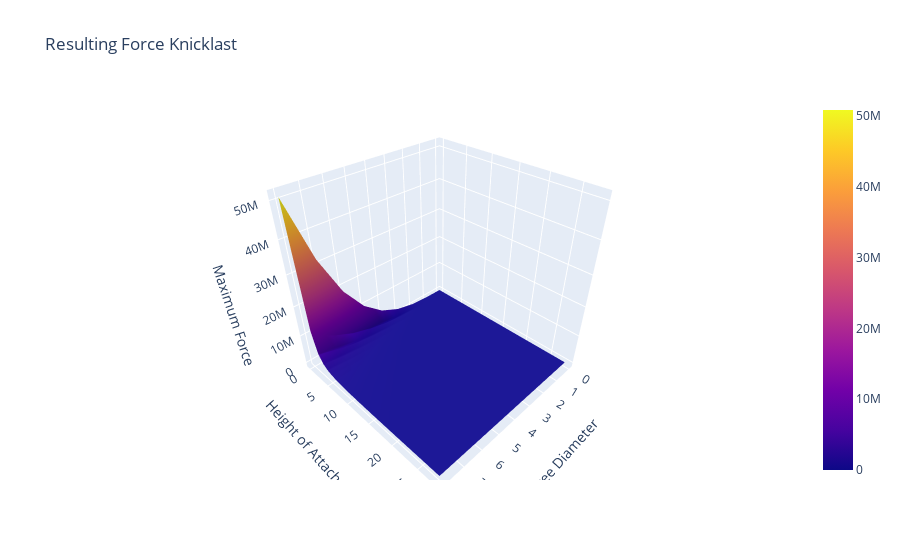

The notebook cell this image was saved under:
### Markdown cell above
#### Surface Plots of Functions

### Code cell
import plotly.graph_objects as go

x = np.arange(1,10,1)
y = np.arange(1,30,1)
X, Y = np.meshgrid(x, y)
Z = mechanical_computations.euler_knicklast(X,Y)

fig = go.Figure(data=[go.Surface(z=Z)])

fig.update_layout(title='Resulting Force Knicklast',scene = dict(
                    xaxis_title='Tree Diameter',
                    yaxis_title='Height of Attachment',
                    zaxis_title='Maximum Force'))
fig.show()
fig.write_html("02_Figures/Resulting Force Knicklast.html")

### Figure 1 — Plotly figure (JSON) as saved in the notebook; plotly's stock layout.template omitted (floating-point values rounded to 4 significant figures; data arrays with more than 128 entries replaced by an {"elided": "..."} marker saying what was removed)
{"data": [{"type": "surface", "z": {"elided": "29x9 float values"}}], "layout": {"scene": {"xaxis": {"title": {"text": "Tree Diameter"}}, "yaxis": {"title": {"text": "Height of Attachment"}}, "zaxis": {"title": {"text": "Maximum Force"}}}, "title": {"text": "Resulting Force Knicklast"}}}
